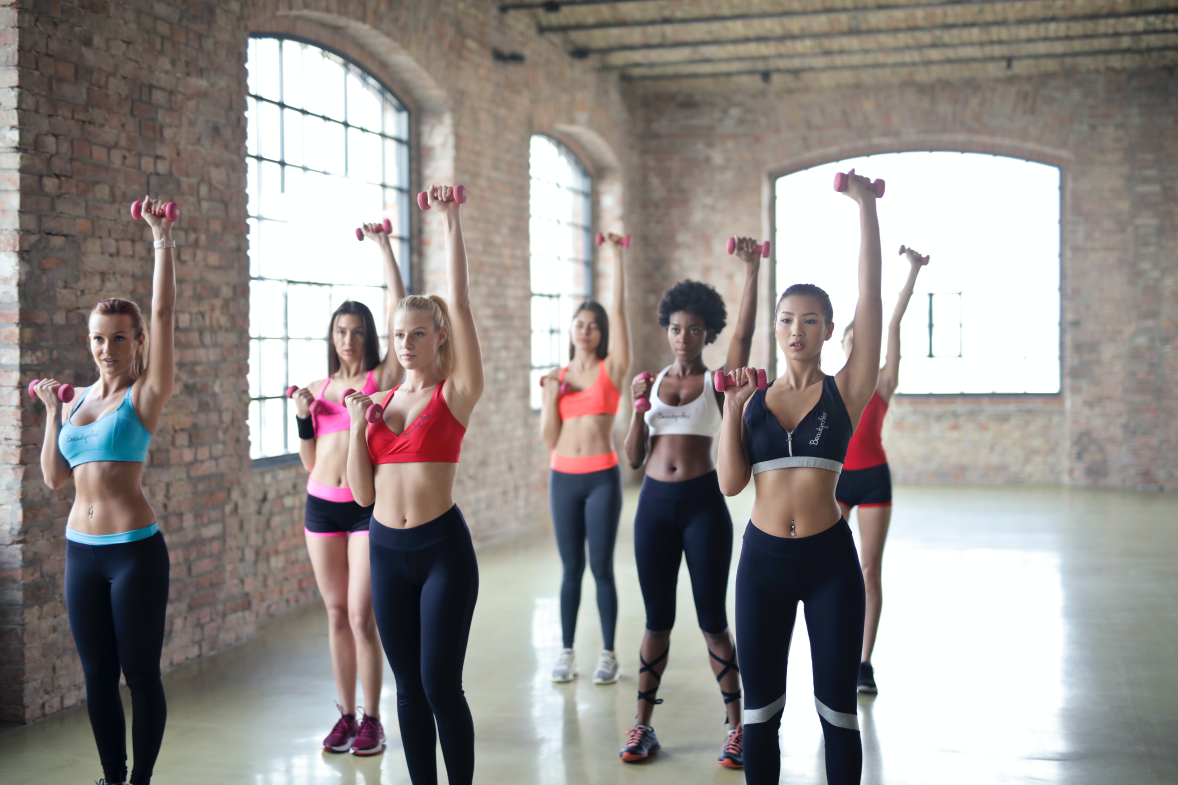
#> input picture myWorld/AI/Project/pexels-andrea-piacquadio-903171.jpg, 5888 x 3925 px, found by its file name (shown at 1/5 size)
$ python PeopleCounting.py
#> lines starting #> are read from the running program, lines starting #| are printed output that depends on the picture
import cv2
#faceCascade1 = cv2.CascadeClassifier('haar/haarcascade_profileface.xml')
#faceCascade1 = cv2.CascadeClassifier('haar\haarcascade_frontalface_default.xml')
faceCascade1 = cv2.CascadeClassifier('haar\haarcascade_frontalface_alt.xml')
#faceCascade1 = cv2.CascadeClassifier('haar\haarcascade_frontalface_alt2.xml')
#data = cv2.imread('Project/Desting_Fam.jpg')
#data = cv2.imread('Project\pexels-icsa-1709003.jpg')
data = cv2.imread('Project\pexels-andrea-piacquadio-903171.jpg')
#> data is the input picture: shape (3925, 5888, 3); mean B, G, R 139.2, 142, 148.1
dataGray = cv2.cvtColor(data, cv2.COLOR_BGR2GRAY)
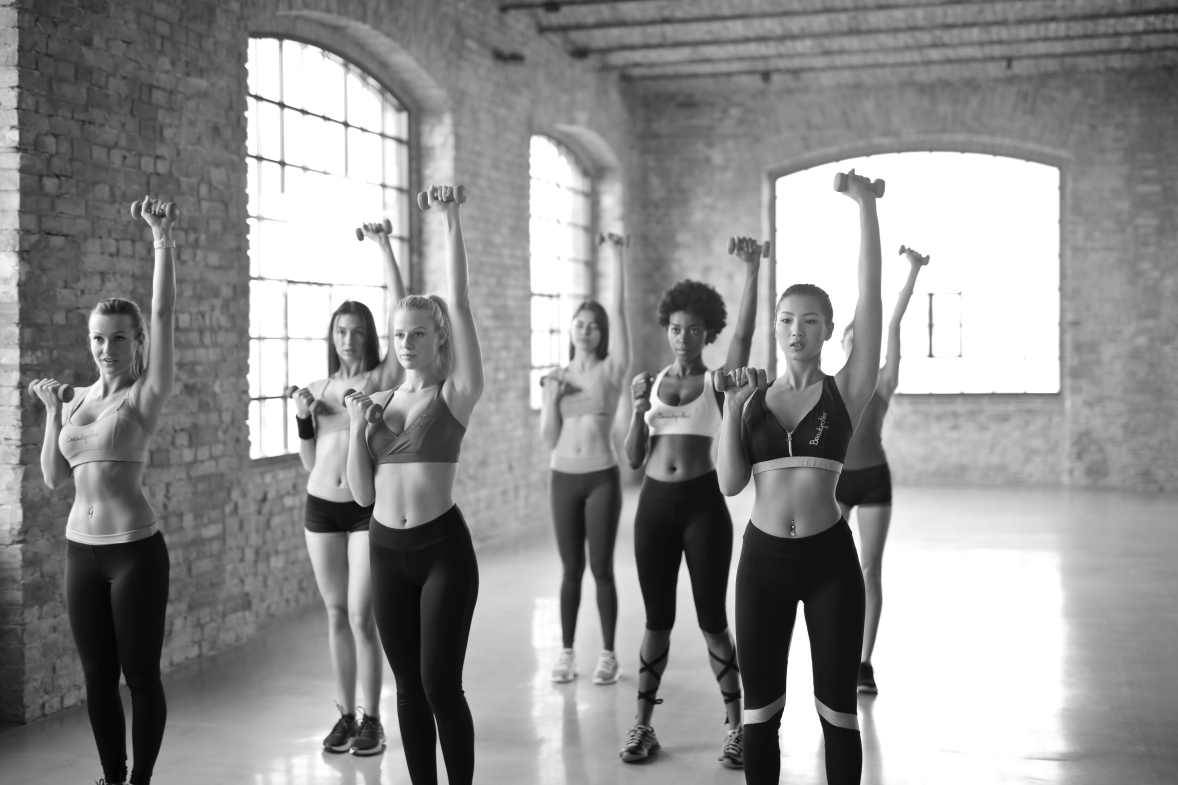
#> dataGray: shape (3925, 5888) (shown at 1/5 size); min 1, max 255, mean 143.5
faces = faceCascade1.detectMultiScale(dataGray)
#> faces = [[2830, 1558, 195, 195], [3301, 1555, 229, 229], [1638, 1576, 217, 217], [1916, 1582, 242, 242], [3829, 1485, 303, 303], [404, 1584, 276, 276]]
i = 0
print(faces)
#| [[2830 1558  195  195]
#|  [3301 1555  229  229]
#|  [1638 1576  217  217]
#|  [1916 1582  242  242]
#|  [3829 1485  303  303]
#|  [ 404 1584  276  276]]
for face in faces:
    x,y,w,h = face
    cv2.rectangle(data,(x,y),(x+w,y+h),(0,255,0),2)
    i += 1
    print(i)
    cv2.putText(data,str(i),(x,y),cv2.FONT_HERSHEY_SIMPLEX,1,(255,255,0),2)
#> this loop made 6 passes
#| 1
#| 2
#| 3
#| 4
#| 5
#| 6
#> after the loop, i = 6
cv2.imshow('Asquare', data)
cv2.imwrite('df4.jpg', data)
cv2.waitKey(50000)
